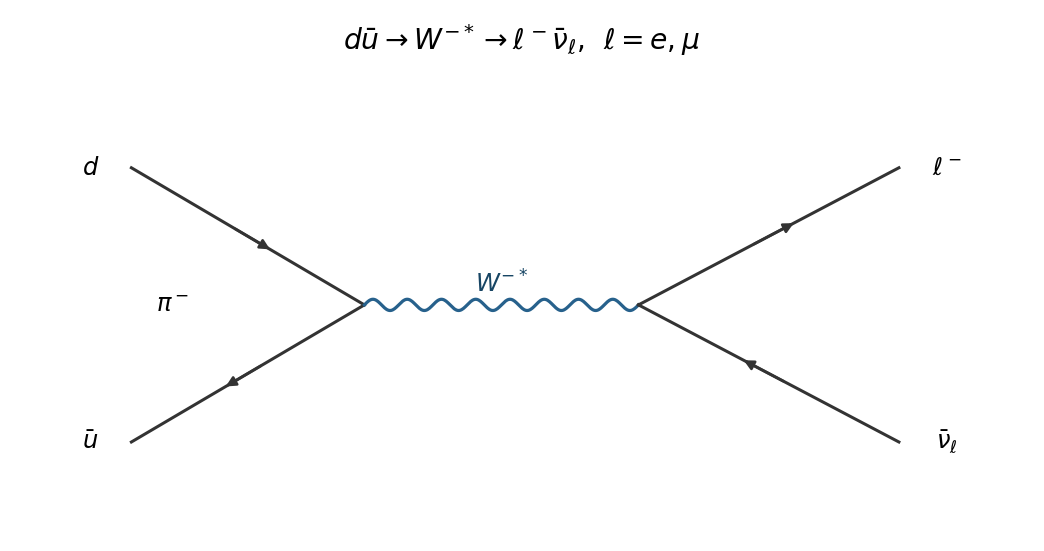

This figure's Python source:
"""Original 2021 Particle and Nuclear Physics solution figure.

Writes the PNG basename to the current working directory. Dependencies are
numpy and matplotlib, declared in the repository pyproject.toml.
Tested with Python 3.14.4, NumPy 2.3.5, Matplotlib 3.10.7.
"""
from pathlib import Path
import matplotlib
matplotlib.use("Agg")
import matplotlib.pyplot as plt
from matplotlib.patches import Rectangle
import numpy as np


def line(ax, a, b, kind="fermion", backwards=False, label=None):
    a, b = np.array(a, dtype=float), np.array(b, dtype=float)
    d = b - a
    n = np.array([-d[1], d[0]]) / np.linalg.norm(d)
    if kind in ("wavy", "gluon"):
        t = np.linspace(0, 1, 300)
        phase = 16 * np.pi * t
        curve = a[:, None] + d[:, None] * t + 0.045 * n[:, None] * np.sin(phase)
        if kind == "gluon":
            curve += 0.045 * (d / np.linalg.norm(d))[:, None] * (np.cos(phase)-1) * np.sin(np.pi*t)
        ax.plot(*curve, color="#27618c", lw=1.6)
    else:
        ax.plot([a[0], b[0]], [a[1], b[1]], color="#333333", lw=1.5)
        if kind == "fermion":
            if backwards:
                a, b = b, a
            ax.annotate("", xy=a+0.61*(b-a), xytext=a+0.43*(b-a),
                        arrowprops={"arrowstyle":"-|>","color":"#333333","lw":1.3})
    if label:
        pos=(a+b)/2+0.17*n
        ax.text(*pos, label, fontsize=12, ha="center", va="center", color="#174564")


def text(ax, x, y, label, **kwargs):
    ax.text(x, y, label, ha="center", va="center", fontsize=12, **kwargs)


def setup(ax, xlim=(-.3,7), ylim=(-2.1,3.9)):
    ax.set_xlim(*xlim);ax.set_ylim(*ylim);ax.axis("off")


def save(fig):
    fig.savefig(Path(__file__).with_suffix(".png").name,dpi=145,facecolor="white")
    plt.close(fig)


def main():
    fig,ax=plt.subplots(figsize=(7.2,3.8))
    line(ax,(.5,1.1),(2.2,0));line(ax,(.5,-1.1),(2.2,0),backwards=True)
    line(ax,(2.2,0),(4.2,0),"wavy",label=r"$W^{-*}$")
    line(ax,(4.2,0),(6.1,1.1));line(ax,(4.2,0),(6.1,-1.1),backwards=True)
    for x,y,l in [(.2,1.1,r"$d$"),(.2,-1.1,r"$\bar u$"),(6.45,1.1,r"$\ell^-$"),(6.45,-1.1,r"$\bar\nu_\ell$")]:text(ax,x,y,l)
    text(ax,.8,0,r"$\pi^-$")
    setup(ax,ylim=(-1.8,1.8));ax.set_title(r"$d\bar u\to W^{-*}\to\ell^-\bar\nu_\ell$,  $\ell=e,\mu$",fontsize=14,pad=15)
    fig.tight_layout();save(fig)

if __name__=="__main__":main()
